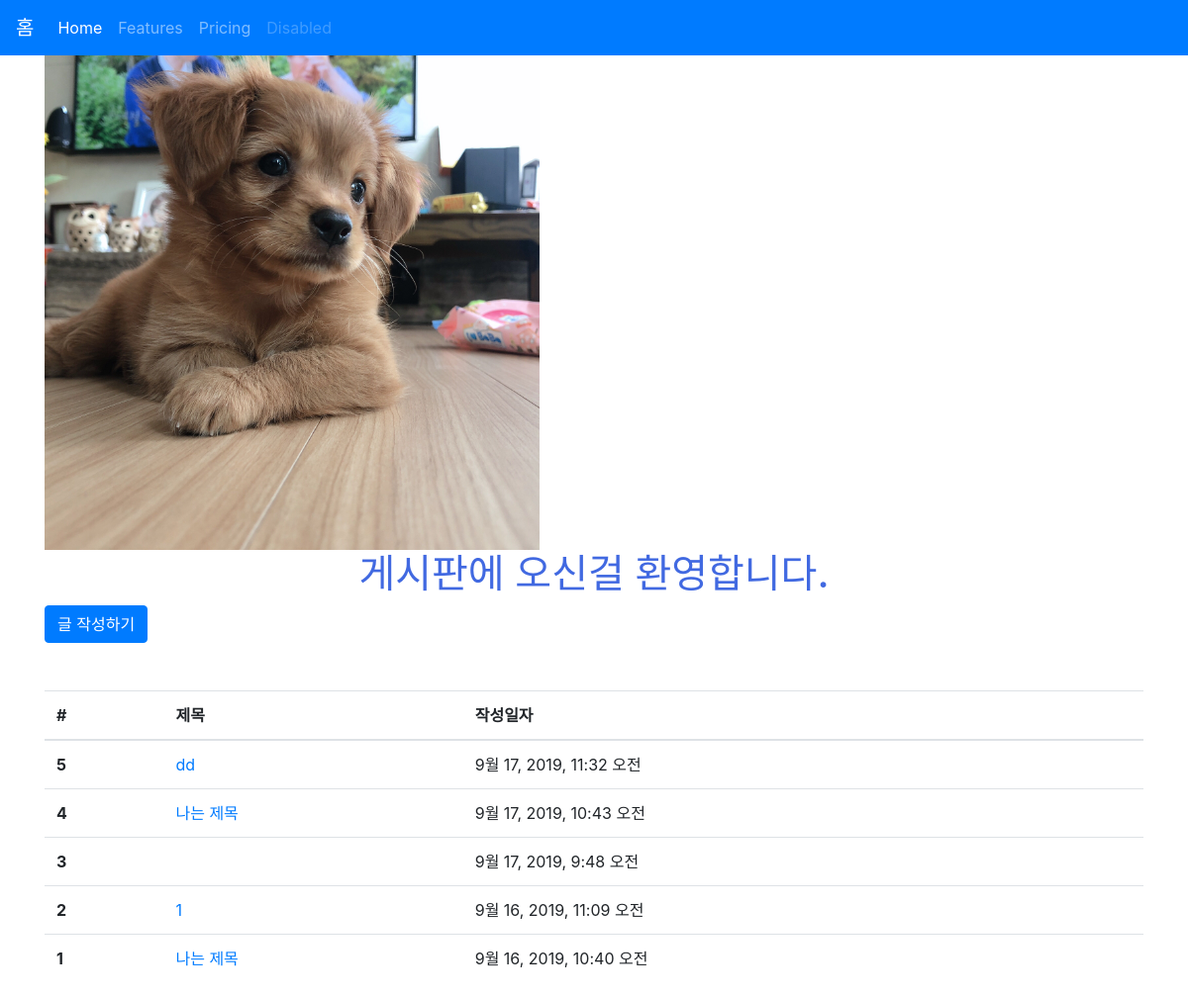
/articles/, run on an earlier commit of the app's database.
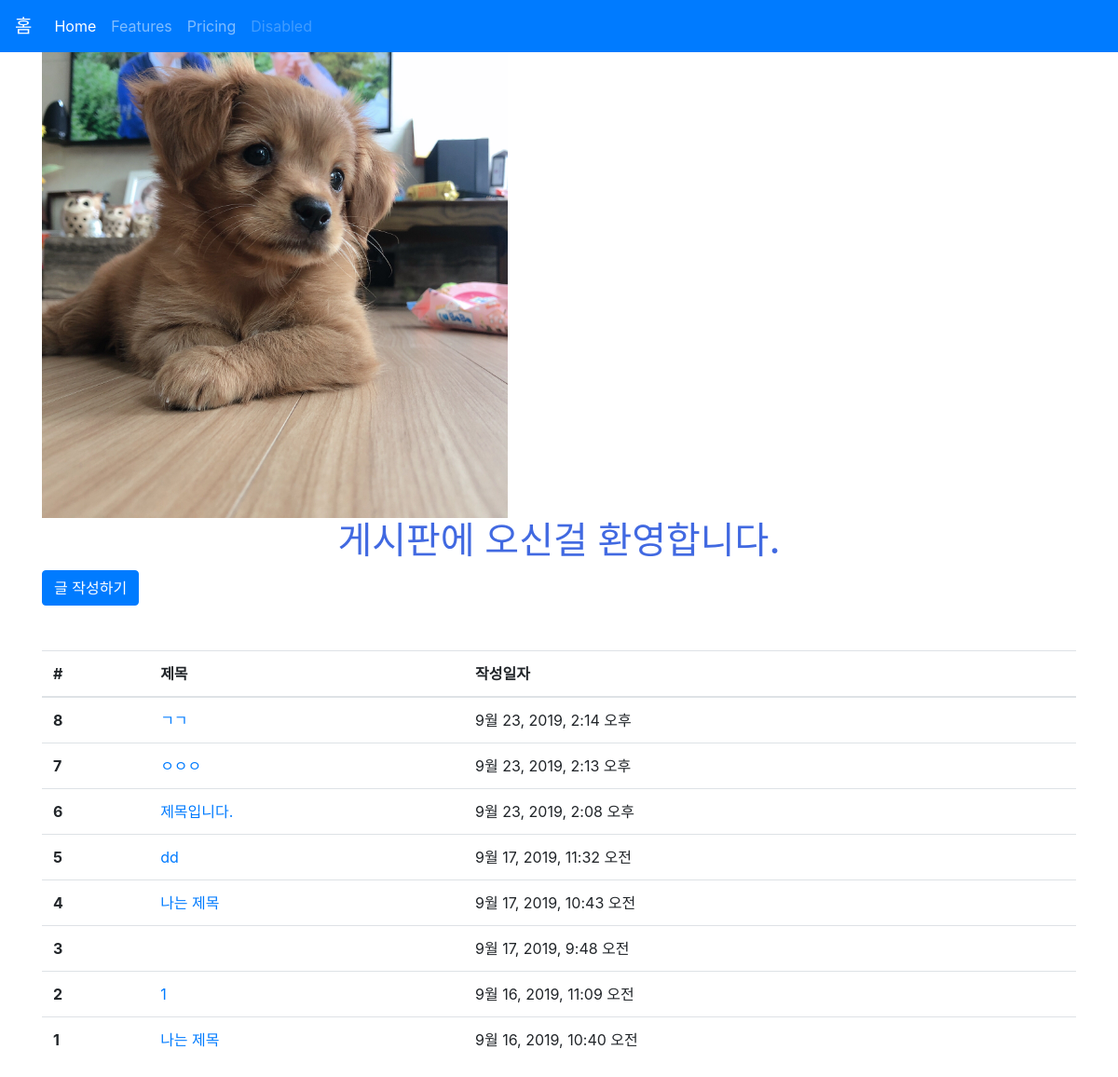
And on a later commit of the database.
### articles/models.py (models this page shows, shortened)
class Article(models.Model):
    title = models.CharField(max_length=10)
    content = models.TextField()
    image = models.ImageField(blank=True)
    image_thumbnail = ImageSpecField(
        processors=[ResizeToFill(300, 300)],
        format='JPEG',
        options={'quality': 80}
    )
    created_at = models.DateTimeField(auto_now_add=True)
    updated_at = models.DateTimeField(auto_now=True)

### articles/views.py (the view)
# urls.py: path('', views.index, name='index'),
def index(request):
    articles = Article.objects.order_by('-id') # 최신글 위로 오도록
    context = {
        'articles': articles
    }
    return render(request, 'articles/index.html', context)

### articles/templates/articles/index.html (shortened to what this page needs)
{% extends 'articles/base.html' %}
{% load static %}
{% block css %}
<link rel="stylesheet" href="{% static 'articles/style.css' %}">
{% endblock %}
{% block body %}
<img src="{% static 'articles/bg.jpg' %}" alt="배경" width="500">
<h1 class="text-center title">게시판에 오신걸 환영합니다.</h1>
<a class="btn btn-primary" href="{% url 'articles:create' %}" role="button">글 작성하기</a>
<table class="table mt-5">
  <thead>
    <tr>
      <th scope="col">#</th>
      <th scope="col">제목</th>
      <th scope="col">작성일자</th>
    </tr>
  </thead>
  {% for article in articles %}
  <tr>
    <th scope="row">{{ article.id}}</th>
    <td>
      <a href="{% url 'articles:detail' article.pk %}">
        {{ article.title }}
      </a>
    </td>
      <td>{{ article.created_at }}</td>
    </tr>
    {% endfor %}
</table>
{% endblock %}

What changed in the data, as far as the page shows it:
added Article: id "8", title "ㄱㄱ", created_at "9월 23, 2019, 2:14 오후"
added Article: id "7", title "ㅇㅇㅇ", created_at "9월 23, 2019, 2:13 오후"
added Article: id "6", title "제목입니다.", created_at "9월 23, 2019, 2:08 오후"
